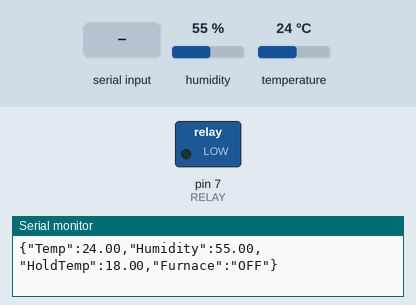
This sketch was run on a simulated Arduino Uno, built with avr-gcc and run on an emulated ATmega328P. On the bench: switched loads named in the sketch (green lamp = pin HIGH), the last lines printed to the serial monitor. The inputs (shaded band) are chosen by the test bench; at power-on: temperature 24 °C, humidity 55 %.

Above: at 1.2 s.
1.3 s: temperature set to 12 °C
3.2 s: "setTemp" received over Serial
At 5.0 s:
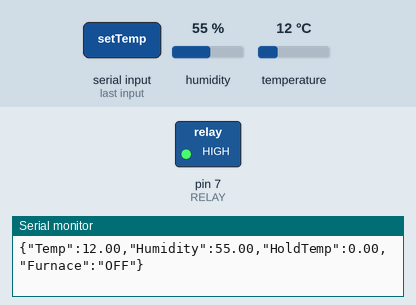
5.8 s: "90,45\n" received over Serial
Timing chart, 0 to 8.8 s (numbered marks = the images above; inputs shaded):
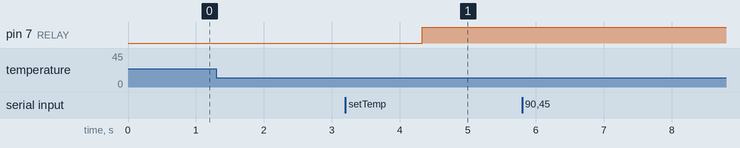

The sketch:

thermostat.ino
```cpp
#include <SparkFunHTU21D.h>
#include "SparkFun_Si7021_Breakout_Library.h"
#include <Wire.h>

const int RELAY = 7; // Use pin 7 to control the relay
const char ON = LOW; // The relay closes when it receives a LOW signal
const char OFF = HIGH; // The relay opens when it receives a HIGH signal

// Set up our globals
float humidity = 0;
float realTemp = 0;
float holdTemp = 18;
float threshold = 1;
char furnaceState = OFF;

// Create instance of HTU21D or SI7021 temp and humidity sensor and MPL3115A2 barometric sensor
Weather sensor;

// Get the hardware ready
void setup()
{
  Serial.begin(9600);   // open serial over USB at 9600 baud
  pinMode(RELAY, OUTPUT);   // initialize pin 7 for output
  sensor.begin();       // connect to our temp and humidity sensor
}

// The main event
void loop()
{
  updateStats(); // Update our temp and humidity stats
  setFurnaceState(); // Turn the furnace on or off if we need to

  // If there's data in the serial buffer try and use it to adjust the temp
  if (Serial.available()) {
    processRequest(Serial.readString());
  }

  printInfo(); // Print current info

  delay(100);
}

// Get current temp and humidity stats
void updateStats()
{
  // Measure current relative humidity
  humidity = sensor.getRH();
  // Measure current temperature
  realTemp = sensor.getTemp();
}

// Parse and process requests via serial port
void processRequest(String request)
{
  String command = request.substring(request.lastIndexOf(";") + 1, request.lastIndexOf(":"));
  String value = request.substring(request.lastIndexOf(":") + 1);

  if (command == "setTemp") {
    holdTemp = value.toFloat();
  } else {
    Serial.print("Unrecognized request\n");
  }
}

// Turn the furnace on or off as necessary
void setFurnaceState()
{
  int tempdiff = holdTemp - realTemp;
  char newState = furnaceState;

  if (tempdiff >= threshold) {
    // Current temp is more than threshold below holdtemp, turn the furnace on
    newState = ON;
  } else if (abs(tempdiff) >= threshold) {
    // Current temp is more than threshold above holdtemp, turn the furnace off
    newState = OFF;
  }

  if (newState != furnaceState) {
    furnaceState = newState;
    digitalWrite(RELAY, furnaceState);
  }
}

// Print current stats and settings to the serial output in JSON format
void printInfo()
{

  Serial.print("{");

  Serial.print("\"Temp\":");
  Serial.print(realTemp);
  Serial.print(",");

  Serial.print("\"Humidity\":");
  Serial.print(humidity);
  Serial.print(",");

  Serial.print("\"HoldTemp\":");
  Serial.print(holdTemp);
  Serial.print(",");

  Serial.print("\"Furnace\":");

  if (furnaceState == ON) {
    Serial.print("\"ON\"");
  } else {
    Serial.print("\"OFF\"");
  }

  Serial.println("}");
}
```

Measured:
- after the input at 3.2 s, pin 7 (RELAY): LOW → HIGH after 1.1 s
